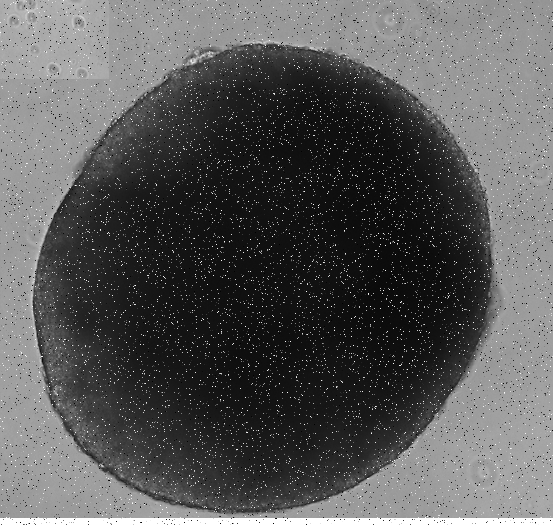
#> input picture 02-celula-medianblur-otsu-sobel-contornos/CelB1.bmp, 553 x 525 px
$ jupyter execute celula.ipynb   (shell and % lines are left out)   (older library calls are emulated)
#> lines starting #> are read from the running program, lines starting #| are printed output that depends on the picture; after the words box and inside, x2 and y2 are one past the last pixel; in counts of white or black regions, pixels touching at a corner belong together
[cell 1]
import cv2
import matplotlib.pyplot as plt
import numpy as np

[cell 2]
# Imagem Original

img = cv2.imread('CelB1.bmp')
#> img is the input picture: shape (525, 553, 3); min 0, max 255, mean 88.2

imgOriginal = cv2.cvtColor(img, cv2.COLOR_BGR2RGB)

plt.imshow(imgOriginal)

[cell 3]
# Imagem Cinza

imgCinza = cv2.cvtColor(img, cv2.COLOR_BGR2GRAY)

plt.imshow(imgCinza, 'gray')

[cell 4]
# Imagem Cinza com Filtro Mediana 3x3

imgMediana = cv2.medianBlur(imgCinza, 3)
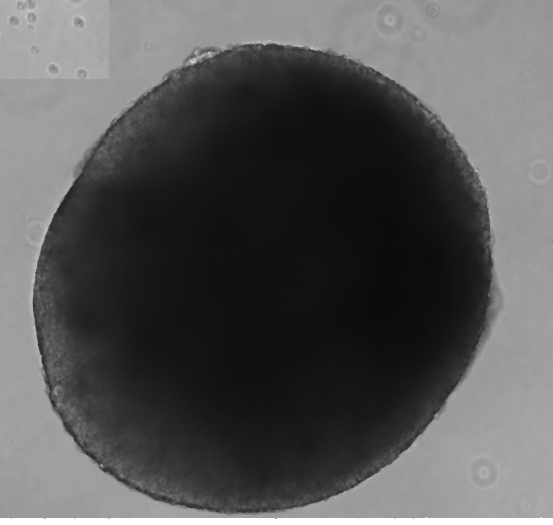
#> imgMediana: shape (525, 553); min 10, max 255, mean 86.2

plt.imshow(imgMediana, 'gray')

[cell 5]
# Imagem Binarizada com OTSU

ret, imgBinarizada = cv2.threshold(imgMediana, 110, 255, cv2.THRESH_BINARY+cv2.THRESH_OTSU)
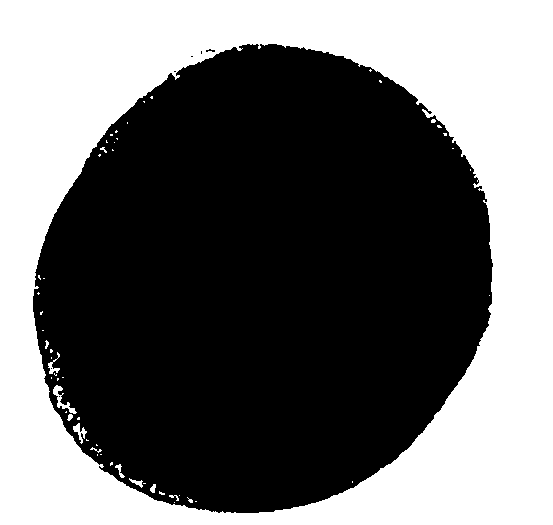
#> imgBinarizada: shape (525, 553); 42.8% white; 55 white regions (44 under 20 px)
#> ret = 95

plt.imshow(imgBinarizada, 'binary')

[cell 6]
# Imagem Sobel

imgSobel = cv2.Sobel(imgBinarizada, cv2.CV_64F, 1, 1, ksize=3)
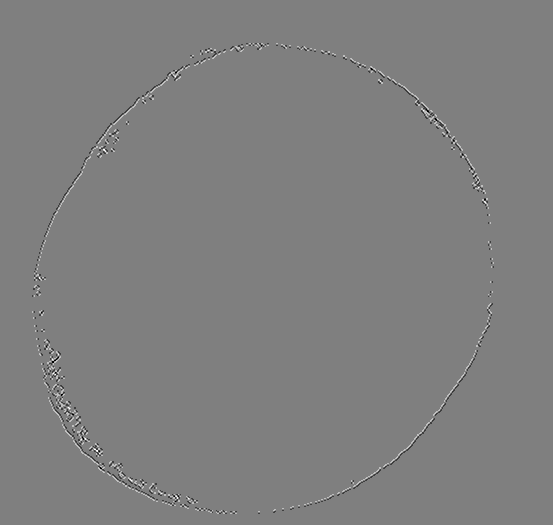
#> imgSobel: shape (525, 553) float64; min -510, max 510, mean 0; drawn with min black and max white
plt.imshow(imgSobel, 'binary')

[cell 7]
# Imagem Contornada

imgAuxiliar, contornos, hierarquia = cv2.findContours(imgBinarizada,cv2.RETR_TREE,cv2.CHAIN_APPROX_SIMPLE)
#> contornos = 62 contours, 53 with area under 20; largest, box (x1, y1, x2, y2) and area: (0, 0, 553, 525) 289248, (32, 43, 494, 514) 167671, (53, 385, 77, 414) 138, (73, 423, 87, 444) 78, (48, 352, 60, 374) 54
imgMedianaContornada = cv2.drawContours(imgMediana, contornos, -1, (255,255,0), 3)
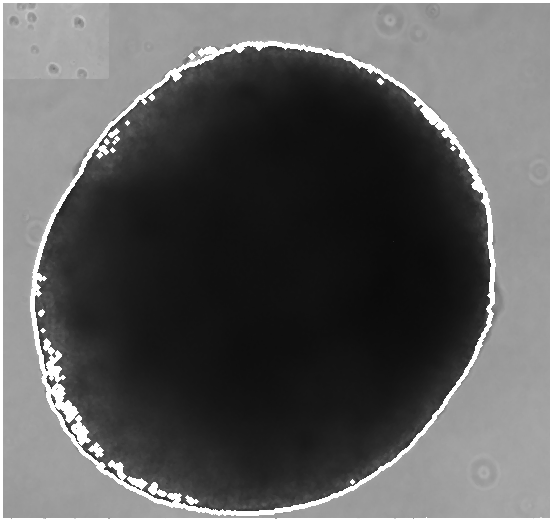
#> imgMedianaContornada: shape (525, 553); min 10, max 255, mean 92.8

plt.imshow(imgMedianaContornada, 'gray')
